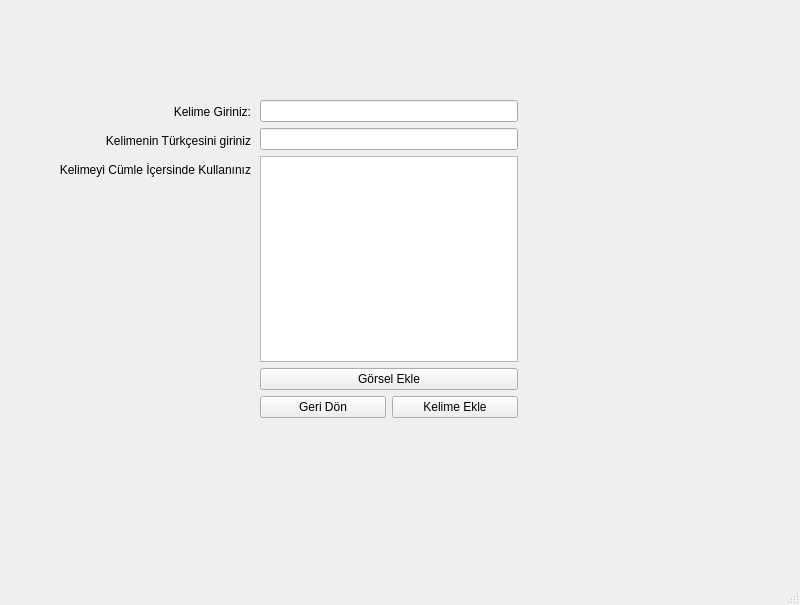
<?xml version="1.0" encoding="UTF-8"?>
<ui version="4.0">
 <class>KelimeEkleme</class>
 <widget class="QMainWindow" name="KelimeEkleme">
  <property name="geometry">
   <rect>
    <x>0</x>
    <y>0</y>
    <width>800</width>
    <height>605</height>
   </rect>
  </property>
  <property name="windowTitle">
   <string>Kelime Ekleme</string>
  </property>
  <widget class="QWidget" name="centralwidget">
   <widget class="QWidget" name="layoutWidget">
    <property name="geometry">
     <rect>
      <x>260</x>
      <y>100</y>
      <width>258</width>
      <height>318</height>
     </rect>
    </property>
    <layout class="QVBoxLayout" name="verticalLayout">
     <item>
      <widget class="QLineEdit" name="kelimeLne"/>
     </item>
     <item>
      <widget class="QLineEdit" name="kelimeTrLne"/>
     </item>
     <item>
      <widget class="QTextEdit" name="kelimeCumleTxt"/>
     </item>
     <item>
      <widget class="QPushButton" name="gorselBtn">
       <property name="text">
        <string>Görsel Ekle</string>
       </property>
      </widget>
     </item>
     <item>
      <layout class="QHBoxLayout" name="horizontalLayout">
       <item>
        <widget class="QPushButton" name="geriDonBtn">
         <property name="text">
          <string>Geri Dön</string>
         </property>
        </widget>
       </item>
       <item>
        <widget class="QPushButton" name="kelimeEkleBtn">
         <property name="text">
          <string>Kelime Ekle</string>
         </property>
        </widget>
       </item>
      </layout>
     </item>
    </layout>
   </widget>
   <widget class="QWidget" name="layoutWidget">
    <property name="geometry">
     <rect>
      <x>0</x>
      <y>100</y>
      <width>251</width>
      <height>81</height>
     </rect>
    </property>
    <layout class="QVBoxLayout" name="verticalLayout_2">
     <item>
      <widget class="QLabel" name="label">
       <property name="layoutDirection">
        <enum>Qt::LeftToRight</enum>
       </property>
       <property name="autoFillBackground">
        <bool>false</bool>
       </property>
       <property name="text">
        <string>Kelime Giriniz:</string>
       </property>
       <property name="alignment">
        <set>Qt::AlignRight|Qt::AlignTrailing|Qt::AlignVCenter</set>
       </property>
      </widget>
     </item>
     <item>
      <widget class="QLabel" name="label_2">
       <property name="text">
        <string>Kelimenin Türkçesini giriniz</string>
       </property>
       <property name="alignment">
        <set>Qt::AlignRight|Qt::AlignTrailing|Qt::AlignVCenter</set>
       </property>
      </widget>
     </item>
     <item>
      <widget class="QLabel" name="label_3">
       <property name="text">
        <string>Kelimeyi Cümle İçersinde Kullanınız</string>
       </property>
       <property name="alignment">
        <set>Qt::AlignRight|Qt::AlignTrailing|Qt::AlignVCenter</set>
       </property>
      </widget>
     </item>
    </layout>
   </widget>
  </widget>
  <widget class="QMenuBar" name="menubar">
   <property name="geometry">
    <rect>
     <x>0</x>
     <y>0</y>
     <width>800</width>
     <height>26</height>
    </rect>
   </property>
  </widget>
  <widget class="QStatusBar" name="statusbar"/>
 </widget>
 <resources/>
 <connections/>
</ui>
